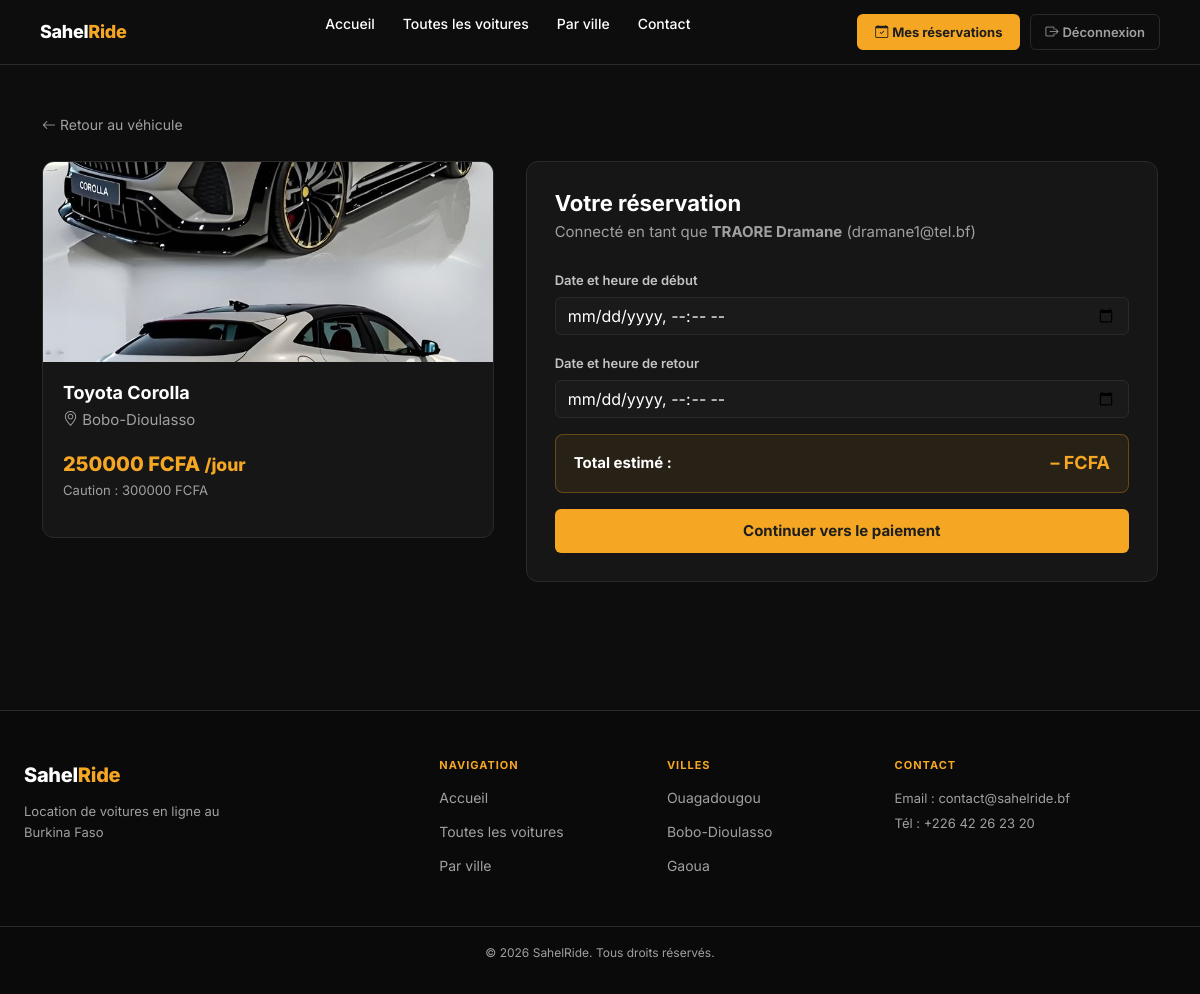
The app's page /reserver/2/ (signed in) with its own data.
### location/models.py (models this page shows, shortened)
class Voiture(models.Model):
    proprietaire = models.ForeignKey(Utilisateur, on_delete=models.CASCADE, related_name='voitures')
    marque = models.CharField(max_length=50)
    modele = models.CharField(max_length=50)
    annee = models.IntegerField(null=True, blank=True)
    couleur = models.CharField(max_length=30, blank=True)
    immatriculation = models.CharField(max_length=50, unique=True)
    description = models.TextField(blank=True)
    disponibilite = models.CharField(max_length=30, choices=DISPO, default='Disponible')
    prix_jour = models.DecimalField(max_digits=8, decimal_places=0)
    caution = models.DecimalField(max_digits=8, decimal_places=0, null=True, blank=True)
    ville = models.CharField(max_length=100, choices=VILLES)
    adresse = models.CharField(max_length=255)
    nombre_places = models.IntegerField(default=5)
    type_carburant = models.CharField(max_length=30, default='Essence')
    transmission = models.CharField(max_length=30, default='Manuelle')
    image = models.ImageField(upload_to='voitures/', null=True, blank=True)
    nb_locations = models.IntegerField(default=0)
    def image_url(self):
        if self.image and self.image.name:
            return self.image.url
        return '/static/location/img/car-placeholder.png'

class Utilisateur(AbstractBaseUser, PermissionsMixin):
    TYPE_CHOICES = [('client','Client'),('proprietaire','Propriétaire'),('admin','Administrateur')]
    type_utilisateur = models.CharField(max_length=50, choices=TYPE_CHOICES, default='client')
    nom = models.CharField(max_length=50)
    prenom = models.CharField(max_length=50)
    email = models.EmailField(unique=True)
    telephone = models.CharField(max_length=20, blank=True)
    date_inscription = models.DateField(default=timezone.now)
    is_active = models.BooleanField(default=True)
    is_staff = models.BooleanField(default=False)
    objects = UtilisateurManager()
    USERNAME_FIELD = 'email'
    REQUIRED_FIELDS = ['nom', 'prenom']
    def get_full_name(self): return f"{self.prenom} {self.nom}"

### location/views.py (the view, shortened to what this page needs)
# urls.py: path('reserver/<int:pk>/', views.reserver, name='reserver'),
@login_required
def reserver(request, pk):
    voiture = get_object_or_404(Voiture, pk=pk, disponibilite='Disponible')
    resa_form = ReservationForm(request.POST or None)
    return render(request, 'location/reserver.html', {'voiture': voiture, 'form': resa_form})

### location/forms.py
class ReservationForm(forms.ModelForm):
    class Meta:
        model = Reservation
        fields = ['date_debut','date_fin']
        widgets = {
            'date_debut': forms.DateTimeInput(attrs={'class':'form-control','type':'datetime-local'}, format='%Y-%m-%dT%H:%M'),
            'date_fin': forms.DateTimeInput(attrs={'class':'form-control','type':'datetime-local'}, format='%Y-%m-%dT%H:%M'),
        }
    def __init__(self, *args, **kwargs):
        super().__init__(*args, **kwargs)
        self.fields['date_debut'].input_formats = ['%Y-%m-%dT%H:%M']
        self.fields['date_fin'].input_formats = ['%Y-%m-%dT%H:%M']

### location/templates/location/reserver.html (shortened to what this page needs)
{% extends 'location/base.html' %}
{% block content %}
<div class="container py-5">
  <a href="{% url 'detail_voiture' voiture.pk %}" class="back-link"><i class="bi bi-arrow-left"></i> Retour au véhicule</a>
  <div class="resa-grid mt-4">
    <div class="resa-recap-card">
      <img src="{{ voiture.image_url }}" alt="{{ voiture.marque }}"/>
      <div class="resa-recap-info">
        <h4>{{ voiture.marque }} {{ voiture.modele }}</h4>
        <p class="text-muted"><i class="bi bi-geo-alt"></i> {{ voiture.ville }}</p>
        <div class="resa-recap-price">{{ voiture.prix_jour|floatformat:0 }} FCFA <small>/jour</small></div>
        {% if voiture.caution %}<p class="text-muted small">Caution : {{ voiture.caution|floatformat:0 }} FCFA</p>{% endif %}
      </div>
    </div>
    <div class="resa-form-card">
      <h2>Votre réservation</h2>
      <p class="text-muted mb-4">Connecté en tant que <strong>{{ user.get_full_name }}</strong> ({{ user.email }})</p>
      <form method="post" id="resa-form">
        <div class="mb-3">
          <label class="form-label">Date et heure de début</label>
          {{ form.date_debut }}
        </div>
        <div class="mb-3">
          <label class="form-label">Date et heure de retour</label>
          {{ form.date_fin }}
        </div>
        <div class="resa-total-preview" id="price-preview">
          <span>Total estimé :</span>
          <span id="total-price">– FCFA</span>
        </div>
        <button type="submit" class="btn-yellow w-100 mt-3">Continuer vers le paiement</button>
      </form>
    </div>
  </div>
</div>
{% endblock %}

### location/static/location/css/styles.css (style rules this page uses)
:root { --bg: #0D0D0D; --yellow: #F5A623; --btn-text: #1E1E1E; --white: #FFFFFF; --muted: #A0A0A0; --border: #2A2A2A; --card-bg: #161616; --font: 'Inter', sans-serif; }
*, *::before, *::after { box-sizing: border-box; margin: 0; padding: 0; }
html { scroll-behavior: smooth; }
body { background: var(--bg); color: var(--white); font-family: var(--font); font-size: 15px; line-height: 1.6; }
a { text-decoration: none; color: inherit; transition: color .2s; }
img { max-width: 100%; display: block; }
.text-muted { color: var(--muted) !important; }
.btn-yellow { background: var(--yellow); color: var(--btn-text); font-weight: 700; padding: 10px 24px; border-radius: 6px; border: none; cursor: pointer; display: inline-block; transition: background .2s, transform .15s; }
.btn-yellow.w-100 { width: 100%; text-align: center; }
.back-link { color: var(--muted); font-size: 14px; }
.form-control, .form-select { background: #1a1a1a !important; border: 1px solid var(--border) !important; color: var(--white) !important; border-radius: 6px !important; }
.form-control::placeholder { color: var(--muted) !important; }
.form-label { font-size: 13px; font-weight: 600; color: rgba(255,255,255,.75); margin-bottom: 6px; }
.resa-grid { display: grid; grid-template-columns: 1fr 1.4fr; gap: 32px; align-items: start; }
.resa-recap-card { background: var(--card-bg); border: 1px solid var(--border); border-radius: 12px; overflow: hidden; }
.resa-recap-card img { width: 100%; height: 200px; object-fit: cover; }
.resa-recap-info { padding: 20px; }
.resa-recap-info h4 { font-size: 18px; font-weight: 700; margin-bottom: 4px; }
.resa-recap-price { font-size: 20px; font-weight: 800; color: var(--yellow); margin-top: 10px; }
.resa-form-card { background: var(--card-bg); border: 1px solid var(--border); border-radius: 12px; padding: 28px; }
.resa-form-card h2 { font-size: 22px; font-weight: 700; margin-bottom: 4px; }
.resa-total-preview { background: rgba(245,166,35,.08); border: 1px solid rgba(245,166,35,.3); border-radius: 8px; padding: 14px 18px; display: flex; justify-content: space-between; align-items: center; font-weight: 700; margin-top: 16px; }
#total-price { color: var(--yellow); font-size: 18px; }

### records on screen
Voiture: image_url (picture), marque "Toyota", modele "Corolla", ville "Bobo-Dioulasso", prix_jour "250000", caution "300000"
Utilisateur: get_full_name "TRAORE Dramane", email "dramane1@tel.bf"
